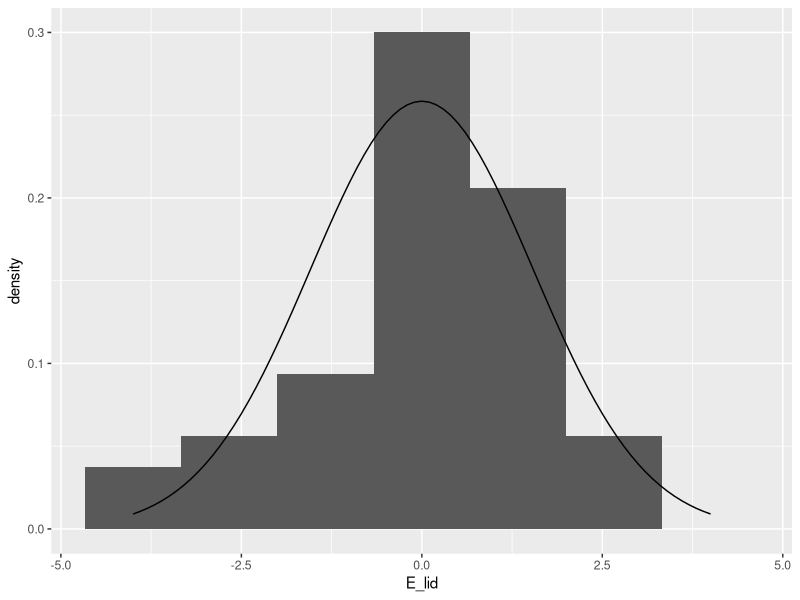

Generate this figure with R: (Note: a time limit stopped this script after it produced the figure.)
library(tidyverse)

check_device <- function()
{
    while (!is.null(dev.list())) Sys.sleep(1)
}

fisher_criterion <- function(n, x, y_res)
{
    x_data <- c(rep(1, n), x)
    for(m_lid in 2:10)
    {
        x_data <- c(x_data, x^m_lid)
        X <- matrix(x_data, nrow=n, ncol=m_lid + 1)
        th_lid <- ((solve(t(X)%*%X))%*%t(X))%*%y_res
        alpha_s <- solve(t(X)%*%X)
        al_1_1_s <- alpha_s[nrow(alpha_s), ncol(alpha_s)]
        E_lid <- y_res - X%*%th_lid
        norm_E_lid <- sqrt(sum(E_lid**2))
        t_lid = th_lid[nrow(th_lid), 1] * sqrt(40 - m_lid - 1) / (sqrt(al_1_1_s) * norm_E_lid)
        left_lid <- qt(.025/2, n - m_lid - 1)
        right_lid <- -qt(.025/2, n - m_lid - 1)
        if((t_lid > left_lid) & (t_lid < right_lid))
        {
            print("INSIDE INTERVAL!")
            print(paste(left_lid, "<", t_lid, "<", right_lid))
            print(paste("=> solved m with lid = m_lid - 1 = ", m_lid - 1))
            X <- X[, -ncol(X)]
            print(X)
            return (m_lid - 1)
            break
        }
    }
}

#=====
#0
#=====

# define all variables
n = 40
disp = 2.5
sigm = sqrt(disp) 
m = 3
theta = c((-1)^11 * 11, 5, 6, 0.06)

# set error vector with normal distribution
e <- rnorm(n, 0, sigm)


# set up x's
#x <- matrix(rep(1, n), nrow=n, ncol=1)
x <- rep(1, n)
for(i in 1:n)
{
    x[i] <- -4 + i * 8/40
}
x_2 <- x*x
x_3 <- x_2*x 
x_4 <- x_3*x

# put all vector and matricies in one expression
data <- c(rep(1, 40), x, x_2, x_3)
x_main <- matrix(data, nrow=40, ncol=4)
y_res <- (x_main%*%theta) + e
#y_res

#=====
#1
#=====

#m = 2   #по итогу theta 5 равно 0, поэтому в гипотезе мы делаем шаг назад и говорим, что число неизвестных(theta) = 4, а число степеней x равно 4-1=3

# ---------------------------
m_lid <- fisher_criterion(n, x, y_res)
print(paste("REAL M = ", m_lid))
x_data <- c(rep(1, n), x)
for(em in 2:m_lid)
{
    x_data <- c(x_data, x^em)
    X <- matrix(x_data, nrow=n, ncol=em + 1)
    # Tetha' = (X^T * X)^-1 * X^T * Y
    # theta with lid 
    th_lid <- ((solve(t(X)%*%X))%*%t(X))%*%y_res
    alpha_s <- solve(t(X)%*%X)
    al_1_1_s <- alpha_s[nrow(alpha_s), ncol(alpha_s)]
    E_lid <- y_res - X%*%th_lid
    norm_E_lid <- sqrt(sum(E_lid**2))
    t_lid = th_lid[nrow(th_lid), 1] * sqrt(40 - em - 1) / (sqrt(al_1_1_s) * norm_E_lid)
    left_lid <- qt(.025/2, n - em - 1)
    right_lid <- -qt(.025/2, n - em - 1)
    print(paste(left_lid, "<", t_lid, "<", right_lid))
}
#----------------------------

#=====
#2
#=====

for(i in c(0.95, 0.99))
{
    for(j in 1:nrow(th_lid))
    {
        #print(th[j][1] + (qt((1 - i) / 2, n - m - 1) * norm_E_lid) * sqrt(alpha[j, j]))
        l <- th_lid[j][1] + (qt((1 - i) / 2, n - m_lid - 1) * norm_E_lid * sqrt(alpha_s[j, j])) / sqrt(n - m_lid - 1)
        r <- th_lid[j][1] - (qt((1 - i) / 2, n - m_lid - 1) * norm_E_lid * sqrt(alpha_s[j, j])) / sqrt(n - m_lid - 1)
        print(paste(l, ", theta=", theta[i], ", ", r))
    }
    print("=============================================")
}

#=====
#3
#=====

phi_th = th_lid[1][1]
for(i in nrow(th_lid))
{
    phi_th <- phi_th + i * x**(i + 1)
    print(phi_th)
}

#TODO

#=====
#4
#=====
#X11()
#plot(1, 3)
#Sys.sleep(Inf)

#=====
#5
#=====
E_max = max(E_lid) + 0.01
E_min = min(E_lid) - 0.01
l = 7
delta <- (E_max - E_min)/(l-1)
print(paste("E_min = ", E_min, "E_max = ", E_max, "delta = ", delta))

t_interval = seq(E_min, E_max + delta, delta)
#t_interval

fs = c()
for(i in 1:(length(t_interval) - 2))
{
    c <- 0
    for(ep in E_lid)
    {
        if((t_interval[i] <= ep) & (ep < t_interval[i + 1]))
        {
            c <- c + 1
        }
    }
    fs <- c(fs, c / (n * (t_interval[i + 1] - t_interval[i])))
}
print(fs)

data_hist <- data.frame(E_lid)
#data_hist

x <- seq(-4, 4, 0.1)
tmp <- dnorm(x, mean(E_lid), sd(E_lid))
p <- data.frame(tmp)

# histogram + line of normal distribution 
X11() 
ggplot() + geom_histogram(data_hist, mapping = aes(E_lid, after_stat(density)), bins=l) + geom_line(p, mapping = aes(x, tmp))
check_device()

#=====
#6
#=====

# estimate disp
est_sigm <- sqrt(1 / n * norm_E_lid^2)
est_sigm^2

#=====
#7
#=====
